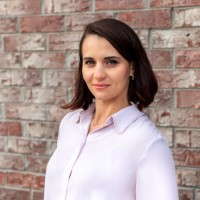
#> input picture _data/ng.jpg, 200 x 200 px, found by its file name; its folder holds only this picture in this run
$ python K_means_Image_compression.py
#> lines starting #> are read from the running program, lines starting #| are printed output that depends on the picture
import numpy as np
import random
import time
from scipy.spatial import distance
import matplotlib.pyplot as plt
from matplotlib import image
import os

def load_image(path):
#loading image from file to list of arrays
#####input:
# path - path to the file, string
#####output:
# image_1 - array of arrays
#reference: https://www.pluralsight.com/guides/importing-image-data-into-numpy-arrays, Method 2 Matplotlib library

#> called with path = '_data\\/ng.jpg'
    image_1 = image.imread(path)
#> image_1 is the input picture: shape (200, 200, 3); mean R, G, B 173.3, 152.2, 147.7

    #print(image_1.shape)

    return image_1

def initialize_centers(image_reshaped,k=4):
#first initialization of centroids, randomly choosing k points from the pixels
####input:
#1) image_reshaped - np array with image data pixels,
#2) k - clusters qty
####output:
#1) centroid - initial cluster centroids

#> called with image_reshaped = array of shape (40000, 3), k = 2
    n, m = image_reshaped.shape
#> n = 40000; m = 3
    idx = np.random.randint(n, size=k)
#> idx = [2732, 21243]
    #print (idx)
    centroid=image_reshaped[idx,:]
#> centroid = [[158, 111, 105], [169, 159, 150]]
    #print("initial centroid", centroid)

    return centroid

# [54 lines left out: functions poor_initialize_centers, calculate_distance, assign_cluster, not called in this run]

def assign_cluster2(image_reshaped, centroid, k):
#assigning points to the closest centroid
####input:
# 1) image_reshaped - array with pixels
# 2) centroid - array with centroids
# 3) k - cluster qty
####output:
# 1) class_ - array with the assigned number of the cluster from 1 to... (not from 0) for each point

    class_=np.zeros((image_reshaped.shape[0],1),dtype=int)
    distances = distance.cdist(image_reshaped, centroid, metric='euclidean')
    class_ = np.argmin(distances, axis=1)+1
    return class_

def new_centroid(image_reshaped,class_,k):
#calculating new centroid of the cluster
####input:
# 1) image_reshaped - array with pixels
# 2) class_ - array with the assigned number of the cluster from 1 to... (not from 0) for each point
# 3) k - cluster qty
####output: array with new centroids
    new_centr = np.zeros((k, 3), dtype=int)
    for j in range (k):
        indexes = np.argwhere(class_ == j+1)
        cluster_points=image_reshaped[indexes]
        new_centr[j]=cluster_points.mean(axis=0)[0]

    #print("new_centr",new_centr)
    return new_centr

def kmeans_from_scratch(image, k=4):
#k-means algorithm, main function
####input:
# 1) pixels (pixels: the input image representation. Each row contains one data point (pixel). For image dataset, it
#contains 3 columns, each column corresponding to Red, Green, and Blue component. Each component
#has an integer value between 0 and 255.)
#2) k: the number of desired clusters. Too high value of K may result in empty cluster error. Then, you need to reduce it.
####output:
#1) class: cluster assignment of each data point in pixels. The assignment should be 1, 2, 3, etc. For
#k = 5, for example, each cell of class should be either 1, 2, 3, 4, or 5. The output should be a column
#vector with size(pixels, 1) elements.
#2) centroid: location of k centroids (or representatives) in your result. With images, each centroid
#corresponds to the representative color of each cluster. The output should be a matrix with K rows
#and 3 columns. The range of values should be [0, 255], possibly
#oating point numbers.

    #reshaping image: (number of pixels, number of channels)
    #image_reshaped = image_1.reshape(image_1.shape[0]*image_1.shape[1],image_1.shape[2])
    image_reshaped = image.reshape(image.shape[0] * image.shape[1], image.shape[2])
    #print ("image_reshaped.shape", image_reshaped.shape)
    ##initial step: randomly choose first cluster centers
    #centroid=initialize_centers(image_reshaped,k=k)
    #use second option for experiments with poor centroids assigments
    centroid=initialize_centers(image_reshaped,k=k)
#> centroid = [[158, 111, 105], [169, 159, 150]]

    #then iterate until no changes:
    iter=0
    while True:
        ##first step: assign points to the closest cluster centers
        class_=assign_cluster2 (image_reshaped,centroid, k=k)

        ##second step: move cluster centers into center of the cluster
        new_centroid_=new_centroid(image_reshaped,class_,k=k)
        if np.array_equal(centroid,new_centroid_):
            break
        else:
            centroid = new_centroid_
            iter=iter+1
#> this loop made 11 passes
#> centroid on passes 1 to 10: [[124, 95, 86], [205, 190, 188]], [[129, 101, 91], [210, 194, 194]], [[132, 105, 95], [213, 199, 199]], [[135, 107, 98], [216, 202, 203]], [[137, 109, 100], [218, 204, 206]], [[138, 111, 101], [219, 206, 208]], [[139, 112, 102], [220, 207, 210]], [[139, 112, 102], [221, 208, 211]], [[140, 112, 103], [221, 208, 211]], [[140, 113, 103], [221, 209, 212]]
#> after the loop, iter = 10
    #print ("final centroid", centroid)
    print ("Total iterations: ", iter)
#| Total iterations:  10
    return class_, centroid

def compress_image(filename, path,k=4):
#compressing image by replacing it with the cluster center
####input:
# 1) path - path to the file
# 2) k - qty of clusters
####output:
##
    image = load_image(path)
    class_, centroid=kmeans_from_scratch(image, k)
#> centroid = [[140, 113, 103], [221, 209, 212]]
    #print ("final centroid 2", centroid)
    compressed_image=np.zeros((len(class_), 3), dtype=np.uint8)
    for i, each_point in enumerate(class_):
        compressed_image[i]=centroid[each_point-1]
#> this loop made 40000 passes
#> each_point on passes 1 to 3: 1, 1, 1
    #print (compressed_image)
    #reshaping it back
    compressed_image_reshaped = compressed_image.reshape(image.shape[0] , image.shape[1], image.shape[2])
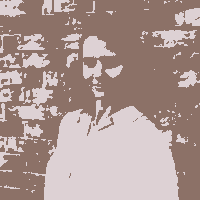
#> compressed_image_reshaped: shape (200, 200, 3); mean R, G, B 172.7, 151.8, 147
    #print ("compressed_image_reshaped.shape", compressed_image_reshaped.shape)
    plt.imsave("{}_Compressed_{}_clusters.png".format(filename,k), compressed_image_reshaped)
    return


# [7 lines of commented-out code are left out]


directory = '_data\\'
i = 1
for filename in os.listdir(directory):

    if filename.endswith(".jpg") or filename.endswith(".bmp"):
        path=os.path.join(directory, filename)
        for k in [2,4,8,16]:
            start = time.time()
            print(f"{i} Starting compressing the file {filename} with {k} clusters")
            compress_image(filename,path, k)
            end = time.time()
            print(f"Runtime of the program for {filename}, {k} clusters is {end - start}")
            i=i+1
    else:
        continue
